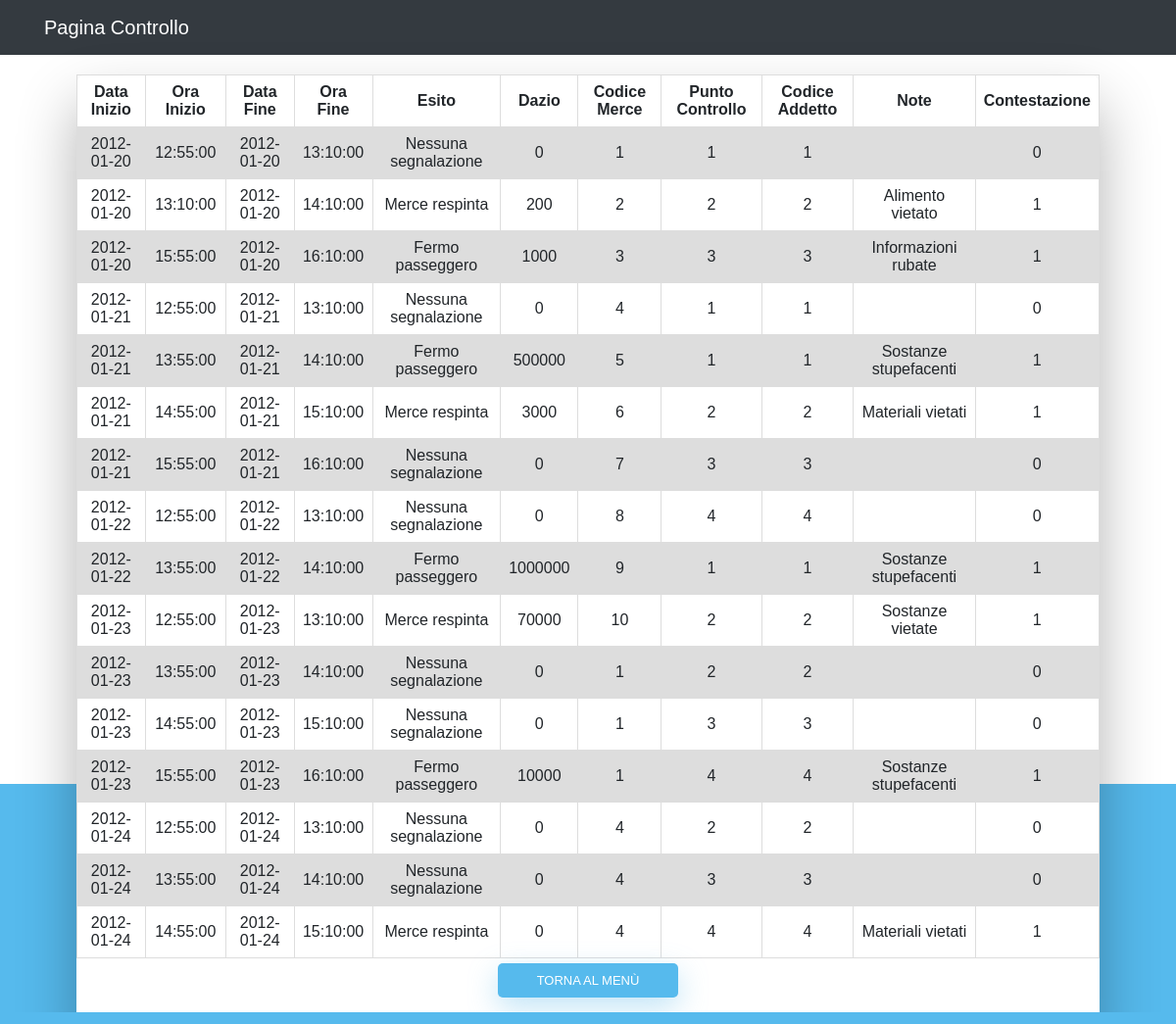
The page /Entita/Controllo.php on the database its author committed.
### tables this page shows
CREATE TABLE Controllo(
	Codice int(11) NOT NULL AUTO_INCREMENT,
	Data_In date NOT NULL,
	Ora_In time NOT NULL,
	Data_Fin date NOT NULL,
	Ora_Fin time NOT NULL,
	Esito varchar(20) NOT NULL,
	Dazio int(11) NOT NULL,
	Codice_Merce int(11) NOT NULL,
	Codice_Punto int(11) NOT NULL,
	Codice_Addetto int(11) NOT NULL,
	Note varchar(30) NOT NULL,
	Contestazione int(2) NOT NULL,
	PRIMARY KEY (Codice),
	FOREIGN KEY (Codice_Merce) REFERENCES Merce(Codice),
	FOREIGN KEY (Codice_Punto) REFERENCES Punto_Controllo(Codice),
	FOREIGN KEY (Codice_Addetto) REFERENCES Addetto(Codice)
);

### Entita/Controllo.php (the view, shortened to what this page needs)
<html>
	<head>
	</head>
	<body>
		<link href="//maxcdn.bootstrapcdn.com/bootstrap/4.0.0/css/bootstrap.min.css" rel="stylesheet" id="bootstrap-css">
		<link rel="stylesheet" type="text/css" href="style.css">
		<nav class="navbar navbar-expand-lg navbar-dark bg-dark static-top">
			<div class="container">
                <a class="navbar-brand" href="index.php">Pagina Controllo</a>
			</div>
		</nav>
		<div class="wrapper fadeInDown">
			<div id="formContent3">
                <?php
                    $connect = mysqli_connect("localhost", "root", "", "esame2013");
					$query = "SELECT * from Controllo;";
					$result = mysqli_query($connect, $query);
					echo "<table>";
					echo "<tr>
                              <th>Data Inizio          </th>
                              <th>Ora Inizio          </th>
                              <th>Data Fine          </th>
                              <th>Ora Fine          </th>
                              <th>Esito          </th>
                              <th>Dazio          </th>
                              <th>Codice Merce          </th>
                              <th>Punto Controllo          </th>
                              <th>Codice Addetto          </th>
                              <th>Note          </th>
                              <th>Contestazione          </th>
						  </tr>";
					while($search = mysqli_fetch_array($result))
					{
						print "<tr>" . "<td>$search[Data_In]</td>" . "<td>$search[Ora_In]</td>" . "<td>$search[Data_Fin]</td>" . "<td>$search[Ora_Fin]</td>" . "<td>$search[Esito]</td>" . "<td>$search[Dazio]</td>" . "<td>$search[Codice_Merce]</td>" . "<td>$search[Codice_Punto]</td>" . "<td>$search[Codice_Addetto]</td>" . "<td>$search[Note]</td>" . "<td>$search[Contestazione]</td></tr>";
					}
					echo "</table>";
                ?>
                <center>
                    <button type="button" onclick="window.location.href='../index.php'">Torna al Menù</button>
                </center>
			</div>
		</div>
	</body>
</html>

### Entita/style.css (style rules this page uses)
html { background-color: #56baed; }
body { font-family: "Poppins", sans-serif; height: 100vh; }
a { color: #92badd; display:inline-block; text-decoration: none; font-weight: 400; }
.wrapper { display: flex; align-items: center; flex-direction: column; justify-content: center; width: 100%; min-height: 100%; padding: 20px; }
#formContent3 { -webkit-border-radius: 10px 10px 10px 10px; border-radius: 10px 10px 10px 10px; background: #fff; padding: 30px; width: 90%; max-width: 1500px; position: relative; padding: 0px; -webkit-box-shadow: 0 30px 60px 0 rgba(0,0,0,0.3); box-shadow: 0 30px 60px 0 rgba(0,0,0,0.3); text-align: center; }
button[type=button] { background-color: #56baed; border: none; color: white; padding: 7.5px 40px; text-align: center; text-decoration: none; display: inline-block; text-transform: uppercase; font-size: 13px; -webkit-box-shadow: 0 10px 30px 0 rgba(95,186,233,0.4); box-shadow: 0 10px 30px 0 rgba(95,186,233,0.4); -webkit-border-radius: 5px 5px 5px 5px; border-radius: 5px 5px 5px 5px; margin: 5px 20px 40px 20px; -webkit-transition: all 0.3s ease-in-out; -moz-transition: all 0.3s ease-in-out; -ms-transition: all 0.3s ease-in-out; -o-transition: all 0.3s ease-in-out; transition: all 0.3s ease-in-out; }
.fadeInDown { -webkit-animation-name: fadeInDown; animation-name: fadeInDown; -webkit-animation-duration: 1s; animation-duration: 1s; -webkit-animation-fill-mode: both; animation-fill-mode: both; }
table { text-align: center; font-family: arial, sans-serif; border-collapse: collapse; width: 100%; }
td, th, tr { text-align: center; border: 1px solid #dddddd; padding: 8px; }
tr:nth-child(even) { text-align: center; background-color: #dddddd; }

### rows shown on the page
controllo: Data_In "2012-01-20", Ora_In "12:55:00", Data_Fin "2012-01-20", Ora_Fin "13:10:00", Esito "Nessuna segnalazione", Dazio "0", Codice_Merce "1", Codice_Punto "1", Codice_Addetto "1", Contestazione "0"
controllo: Data_In "2012-01-20", Ora_In "13:10:00", Data_Fin "2012-01-20", Ora_Fin "14:10:00", Esito "Merce respinta", Dazio "200", Codice_Merce "2", Codice_Punto "2", Codice_Addetto "2", Note "Alimento vietato", Contestazione "1"
controllo: Data_In "2012-01-20", Ora_In "15:55:00", Data_Fin "2012-01-20", Ora_Fin "16:10:00", Esito "Fermo passeggero", Dazio "1000", Codice_Merce "3", Codice_Punto "3", Codice_Addetto "3", Note "Informazioni rubate", Contestazione "1"
controllo: Data_In "2012-01-21", Ora_In "12:55:00", Data_Fin "2012-01-21", Ora_Fin "13:10:00", Esito "Nessuna segnalazione", Dazio "0", Codice_Merce "4", Codice_Punto "1", Codice_Addetto "1", Contestazione "0"
controllo: Data_In "2012-01-21", Ora_In "13:55:00", Data_Fin "2012-01-21", Ora_Fin "14:10:00", Esito "Fermo passeggero", Dazio "500000", Codice_Merce "5", Codice_Punto "1", Codice_Addetto "1", Note "Sostanze stupefacenti", Contestazione "1"
controllo: Data_In "2012-01-21", Ora_In "14:55:00", Data_Fin "2012-01-21", Ora_Fin "15:10:00", Esito "Merce respinta", Dazio "3000", Codice_Merce "6", Codice_Punto "2", Codice_Addetto "2", Note "Materiali vietati", Contestazione "1"
controllo: Data_In "2012-01-21", Ora_In "15:55:00", Data_Fin "2012-01-21", Ora_Fin "16:10:00", Esito "Nessuna segnalazione", Dazio "0", Codice_Merce "7", Codice_Punto "3", Codice_Addetto "3", Contestazione "0"
controllo: Data_In "2012-01-22", Ora_In "12:55:00", Data_Fin "2012-01-22", Ora_Fin "13:10:00", Esito "Nessuna segnalazione", Dazio "0", Codice_Merce "8", Codice_Punto "4", Codice_Addetto "4", Contestazione "0"
controllo: Data_In "2012-01-22", Ora_In "13:55:00", Data_Fin "2012-01-22", Ora_Fin "14:10:00", Esito "Fermo passeggero", Dazio "1000000", Codice_Merce "9", Codice_Punto "1", Codice_Addetto "1", Note "Sostanze stupefacenti", Contestazione "1"
controllo: Data_In "2012-01-23", Ora_In "12:55:00", Data_Fin "2012-01-23", Ora_Fin "13:10:00", Esito "Merce respinta", Dazio "70000", Codice_Merce "10", Codice_Punto "2", Codice_Addetto "2", Note "Sostanze vietate", Contestazione "1"
controllo: Data_In "2012-01-23", Ora_In "13:55:00", Data_Fin "2012-01-23", Ora_Fin "14:10:00", Esito "Nessuna segnalazione", Dazio "0", Codice_Merce "1", Codice_Punto "2", Codice_Addetto "2", Contestazione "0"
controllo: Data_In "2012-01-23", Ora_In "14:55:00", Data_Fin "2012-01-23", Ora_Fin "15:10:00", Esito "Nessuna segnalazione", Dazio "0", Codice_Merce "1", Codice_Punto "3", Codice_Addetto "3", Contestazione "0"
controllo: Data_In "2012-01-23", Ora_In "15:55:00", Data_Fin "2012-01-23", Ora_Fin "16:10:00", Esito "Fermo passeggero", Dazio "10000", Codice_Merce "1", Codice_Punto "4", Codice_Addetto "4", Note "Sostanze stupefacenti", Contestazione "1"
controllo: Data_In "2012-01-24", Ora_In "12:55:00", Data_Fin "2012-01-24", Ora_Fin "13:10:00", Esito "Nessuna segnalazione", Dazio "0", Codice_Merce "4", Codice_Punto "2", Codice_Addetto "2", Contestazione "0"
controllo: Data_In "2012-01-24", Ora_In "13:55:00", Data_Fin "2012-01-24", Ora_Fin "14:10:00", Esito "Nessuna segnalazione", Dazio "0", Codice_Merce "4", Codice_Punto "3", Codice_Addetto "3", Contestazione "0"
controllo: Data_In "2012-01-24", Ora_In "14:55:00", Data_Fin "2012-01-24", Ora_Fin "15:10:00", Esito "Merce respinta", Dazio "0", Codice_Merce "4", Codice_Punto "4", Codice_Addetto "4", Note "Materiali vietati", Contestazione "1"
